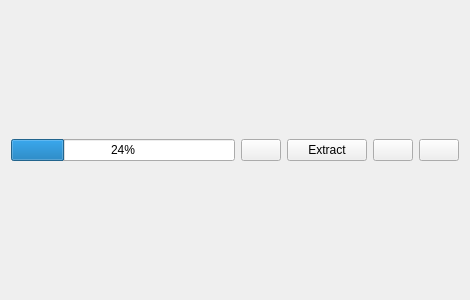
<?xml version="1.0" encoding="UTF-8"?>
<ui version="4.0">
 <class>UnpackButtons</class>
 <widget class="QWidget" name="UnpackButtons">
  <property name="geometry">
   <rect>
    <x>0</x>
    <y>0</y>
    <width>470</width>
    <height>300</height>
   </rect>
  </property>
  <layout class="QHBoxLayout" name="horizontalLayout">
   <property name="topMargin">
    <number>0</number>
   </property>
   <property name="bottomMargin">
    <number>0</number>
   </property>
   <item>
    <widget class="QProgressBar" name="progressBar">
     <property name="minimum">
      <number>0</number>
     </property>
     <property name="maximum">
      <number>100</number>
     </property>
     <property name="value">
      <number>24</number>
     </property>
     <property name="alignment">
      <set>Qt::AlignLeading|Qt::AlignLeft|Qt::AlignVCenter</set>
     </property>
     <property name="orientation">
      <enum>Qt::Horizontal</enum>
     </property>
     <property name="format">
      <string notr="true">%p%</string>
     </property>
    </widget>
   </item>
   <item>
    <widget class="QPushButton" name="btnStop">
     <property name="toolTip">
      <string>Cancel extraction</string>
     </property>
     <property name="text">
      <string/>
     </property>
     <property name="icon">
      <iconset resource="../../../data/MediaElch.qrc">
       <normaloff>:/img/stop_white.png</normaloff>:/img/stop_white.png</iconset>
     </property>
     <property name="iconSize">
      <size>
       <width>12</width>
       <height>12</height>
      </size>
     </property>
    </widget>
   </item>
   <item>
    <widget class="QPushButton" name="btnUnpack">
     <property name="toolTip">
      <string>Extract without password</string>
     </property>
     <property name="text">
      <string>Extract</string>
     </property>
    </widget>
   </item>
   <item>
    <widget class="QPushButton" name="btnUnpackWithPassword">
     <property name="toolTip">
      <string>Extract with password</string>
     </property>
     <property name="text">
      <string/>
     </property>
     <property name="icon">
      <iconset resource="../../../data/MediaElch.qrc">
       <normaloff>:/img/lock_white.png</normaloff>:/img/lock_white.png</iconset>
     </property>
     <property name="iconSize">
      <size>
       <width>12</width>
       <height>12</height>
      </size>
     </property>
    </widget>
   </item>
   <item>
    <widget class="QPushButton" name="btnDelete">
     <property name="toolTip">
      <string>Delete this archive</string>
     </property>
     <property name="text">
      <string/>
     </property>
     <property name="icon">
      <iconset resource="../../../data/MediaElch.qrc">
       <normaloff>:/img/trash_white.png</normaloff>:/img/trash_white.png</iconset>
     </property>
     <property name="iconSize">
      <size>
       <width>12</width>
       <height>12</height>
      </size>
     </property>
    </widget>
   </item>
  </layout>
 </widget>
 <resources>
  <include location="../../../data/MediaElch.qrc"/>
 </resources>
 <connections/>
</ui>
